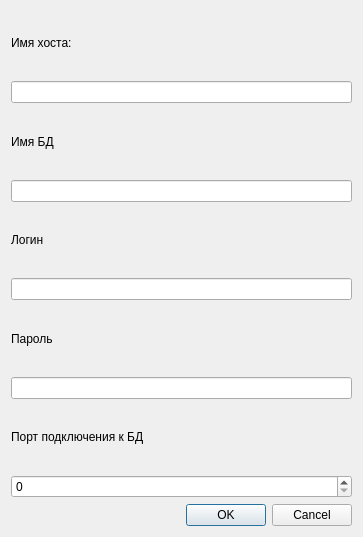
<?xml version="1.0" encoding="UTF-8"?>
<ui version="4.0">
 <class>Dialog</class>
 <widget class="QDialog" name="Dialog">
  <property name="geometry">
   <rect>
    <x>0</x>
    <y>0</y>
    <width>363</width>
    <height>537</height>
   </rect>
  </property>
  <property name="windowTitle">
   <string>Dialog</string>
  </property>
  <layout class="QVBoxLayout" name="verticalLayout">
   <item>
    <widget class="QLabel" name="te_name_host">
     <property name="text">
      <string>Имя хоста:</string>
     </property>
    </widget>
   </item>
   <item>
    <widget class="QLineEdit" name="ed_name_host"/>
   </item>
   <item>
    <widget class="QLabel" name="te_name_db">
     <property name="text">
      <string>Имя БД</string>
     </property>
    </widget>
   </item>
   <item>
    <widget class="QLineEdit" name="ed_name_db"/>
   </item>
   <item>
    <widget class="QLabel" name="te_login">
     <property name="text">
      <string>Логин</string>
     </property>
    </widget>
   </item>
   <item>
    <widget class="QLineEdit" name="ed_login"/>
   </item>
   <item>
    <widget class="QLabel" name="te_pass">
     <property name="text">
      <string>Пароль</string>
     </property>
    </widget>
   </item>
   <item>
    <widget class="QLineEdit" name="ed_pass"/>
   </item>
   <item>
    <widget class="QLabel" name="te_port">
     <property name="text">
      <string>Порт подключения к БД</string>
     </property>
    </widget>
   </item>
   <item>
    <widget class="QSpinBox" name="ed_port">
     <property name="maximum">
      <number>9999</number>
     </property>
    </widget>
   </item>
   <item>
    <widget class="QDialogButtonBox" name="button_ok">
     <property name="orientation">
      <enum>Qt::Horizontal</enum>
     </property>
     <property name="standardButtons">
      <set>QDialogButtonBox::Cancel|QDialogButtonBox::Ok</set>
     </property>
    </widget>
   </item>
  </layout>
 </widget>
 <resources/>
 <connections>
  <connection>
   <sender>button_ok</sender>
   <signal>accepted()</signal>
   <receiver>Dialog</receiver>
   <slot>accept()</slot>
   <hints>
    <hint type="sourcelabel">
     <x>229</x>
     <y>299</y>
    </hint>
    <hint type="destinationlabel">
     <x>157</x>
     <y>274</y>
    </hint>
   </hints>
  </connection>
  <connection>
   <sender>button_ok</sender>
   <signal>rejected()</signal>
   <receiver>Dialog</receiver>
   <slot>reject()</slot>
   <hints>
    <hint type="sourcelabel">
     <x>297</x>
     <y>305</y>
    </hint>
    <hint type="destinationlabel">
     <x>286</x>
     <y>274</y>
    </hint>
   </hints>
  </connection>
 </connections>
</ui>
